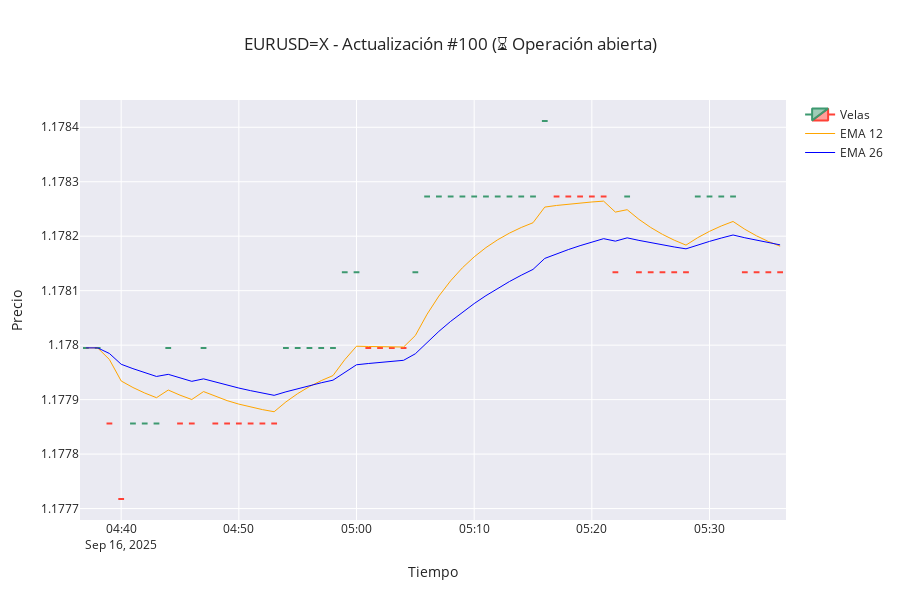

The cell this chart's notebook holds for it:
### Markdown cell above
## Forex


En yfinance los pares de divisas (FOREX) se representan con el formato:

$$BASE-QUOTE=X$$

Donde:

	•	BASE = moneda base.
	•	QUOTE = moneda cotizada.
	•	=X indica que es par de divisas.

📌 Principales pares mayores (majors)

  * EURUSD=X   → Euro / Dólar estadounidense
  * GBPUSD=X   → Libra esterlina / Dólar estadounidense
  * USDJPY=X   → Dólar estadounidense / Yen japonés
  * USDCHF=X   → Dólar estadounidense / Franco suizo
  * AUDUSD=X   → Dólar australiano / Dólar estadounidense
  * NZDUSD=X   → Dólar neozelandés / Dólar estadounidense
  * USDCAD=X   → Dólar estadounidense / Dólar canadiense


📌 Pares cruzados (crosses, sin USD)

  * EURGBP=X   → Euro / Libra esterlina
  * EURJPY=X   → Euro / Yen japonés
  * EURCHF=X   → Euro / Franco suizo
  * GBPJPY=X   → Libra esterlina / Yen japonés
  * AUDJPY=X   → Dólar australiano / Yen japonés
  * NZDJPY=X   → Dólar neozelandés / Yen japonés
  * CHFJPY=X   → Franco suizo / Yen japonés



📌 Pares exóticos (ejemplos con monedas emergentes)

  * USDMXN=X   → Dólar estadounidense / Peso mexicano
  * USDARS=X   → Dólar estadounidense / Peso argentino
  * USDBRL=X   → Dólar estadounidense / Real brasileño
  * USDCLP=X   → Dólar estadounidense / Peso chileno
  * USDCNY=X   → Dólar estadounidense / Yuan chino
  * USDKRW=X   → Dólar estadounidense / Won surcoreano
  * USDTRY=X   → Dólar estadounidense / Lira turca
  * USDZAR=X   → Dólar estadounidense / Rand sudafricano


⸻

📌 Ejemplo en Python con yfinance
```python
import yfinance as yf

# Descargar datos de EUR/USD
df = yf.download("EURUSD=X", period="6mo", interval="1d")

print(df.head())
```

⸻

📌 Con esto puedes crear tu portafolio de análisis de FOREX en yfinance.

### Code cell
# !pip install yfinance plotly --quiet

import yfinance as yf
import plotly.graph_objects as go
import time
from IPython.display import clear_output
import numpy as np
import pandas as pd

# ======================
# Parámetros
# ======================
ticker = "EURUSD=X" #"BTC-USD"
interval = "1m"        # velas de 1 minuto (es el minimo)
lookback_minutes = 60  # últimos 60 minutos
num_actualizaciones = 100 # para el for loop cuantas veces va a estar refrescando
espera_segundos = 1   # cada cuánto refrescar

for i in range(num_actualizaciones):
    clear_output(wait=True)

    # --- Descargar datos ---
    df = yf.download(ticker, period="1d", interval=interval,
                     progress=False, auto_adjust=True)

    if isinstance(df.columns, pd.MultiIndex):
        df.columns = df.columns.get_level_values(0)

    df = df.tail(lookback_minutes).dropna()

    # --- EMA, MACD ---
    df["EMA12"] = df["Close"].ewm(span=12, adjust=False).mean()
    df["EMA26"] = df["Close"].ewm(span=26, adjust=False).mean()
    df["MACD"] = df["EMA12"] - df["EMA26"]
    df["Signal"] = df["MACD"].ewm(span=9, adjust=False).mean()

    # --- RSI ---
    delta = df["Close"].diff()
    gain = np.where(delta > 0, delta, 0)
    loss = np.where(delta < 0, -delta, 0)

    avg_gain = pd.Series(gain).rolling(window=14).mean()
    avg_loss = pd.Series(loss).rolling(window=14).mean()
    rs = avg_gain / avg_loss
    df["RSI"] = 100 - (100 / (1 + rs))

    # --- Setup Trading ---
    entrada = df["Close"].iloc[-10]   # precio de hace 10 velas
    stop_loss = entrada * 0.99        # -1%
    take_profit = entrada * 1.02      # +2%
    precio_actual = df["Close"].iloc[-1]

    # --- Evaluar operación ---
    if precio_actual >= take_profit:
        estado = "✅ Se alcanzó Take Profit"
    elif precio_actual <= stop_loss:
        estado = "❌ Se activó Stop Loss"
    else:
        estado = "⏳ Operación abierta"

    # --- Gráfico ---
    fig = go.Figure()

    # Velas
    fig.add_trace(go.Candlestick(
        x=df.index, open=df['Open'], high=df['High'],
        low=df['Low'], close=df['Close'], name="Velas"
    ))

    # EMA
    fig.add_trace(go.Scatter(x=df.index, y=df["EMA12"],
                             line=dict(color="orange", width=1),
                             name="EMA 12"))
    fig.add_trace(go.Scatter(x=df.index, y=df["EMA26"],
                             line=dict(color="blue", width=1),
                             name="EMA 26"))

    # Layout
    fig.update_layout(
        title=f"{ticker} - Actualización #{i+1} ({estado})",
        xaxis_title="Tiempo",
        yaxis_title="Precio",
        xaxis_rangeslider_visible=False,
        template="seaborn",
        height=600
    )

    fig.show()

    # --- Info operación ---
    print(f"Ticker: {ticker}")
    print(f"Precio de entrada: {entrada:.2f}")
    print(f"Stop Loss: {stop_loss:.2f}")
    print(f"Take Profit: {take_profit:.2f}")
    print(f"Precio actual: {precio_actual:.2f}")
    print(f"Estado: {estado}")
    print(f"⏳ Esperando {espera_segundos} seg... (Actualización #{i+1})")

    time.sleep(espera_segundos)

### Figure 1 — Plotly figure (JSON) as saved in the notebook; plotly's stock layout.template omitted (floating-point values rounded to 4 significant figures)
{"data": [{"close": [1.178, 1.178, 1.178, 1.178, 1.178, 1.178, 1.178, 1.178, 1.178, 1.178, 1.178, 1.178, 1.178, 1.178, 1.178, 1.178, 1.178, 1.178, 1.178, 1.178, 1.178, 1.178, 1.178, 1.178, 1.178, 1.178, 1.178, 1.178, 1.178, 1.178, 1.178, 1.178, 1.178, 1.178, 1.178, 1.178, 1.178, 1.178, 1.178, 1.178, 1.178, 1.178, 1.178, 1.178, 1.178, 1.178, 1.178, 1.178, 1.178, 1.178, 1.178, 1.178, 1.178, 1.178, 1.178, 1.178, 1.178, 1.178, 1.178, 1.178], "high": [1.178, 1.178, 1.178, 1.178, 1.178, 1.178, 1.178, 1.178, 1.178, 1.178, 1.178, 1.178, 1.178, 1.178, 1.178, 1.178, 1.178, 1.178, 1.178, 1.178, 1.178, 1.178, 1.178, 1.178, 1.178, 1.178, 1.178, 1.178, 1.178, 1.178, 1.178, 1.178, 1.178, 1.178, 1.178, 1.178, 1.178, 1.178, 1.178, 1.178, 1.178, 1.178, 1.178, 1.178, 1.178, 1.178, 1.178, 1.178, 1.178, 1.178, 1.178, 1.178, 1.178, 1.178, 1.178, 1.178, 1.178, 1.178, 1.178, 1.178], "low": [1.178, 1.178, 1.178, 1.178, 1.178, 1.178, 1.178, 1.178, 1.178, 1.178, 1.178, 1.178, 1.178, 1.178, 1.178, 1.178, 1.178, 1.178, 1.178, 1.178, 1.178, 1.178, 1.178, 1.178, 1.178, 1.178, 1.178, 1.178, 1.178, 1.178, 1.178, 1.178, 1.178, 1.178, 1.178, 1.178, 1.178, 1.178, 1.178, 1.178, 1.178, 1.178, 1.178, 1.178, 1.178, 1.178, 1.178, 1.178, 1.178, 1.178, 1.178, 1.178, 1.178, 1.178, 1.178, 1.178, 1.178, 1.178, 1.178, 1.178], "name": "Velas", "open": [1.178, 1.178, 1.178, 1.178, 1.178, 1.178, 1.178, 1.178, 1.178, 1.178, 1.178, 1.178, 1.178, 1.178, 1.178, 1.178, 1.178, 1.178, 1.178, 1.178, 1.178, 1.178, 1.178, 1.178, 1.178, 1.178, 1.178, 1.178, 1.178, 1.178, 1.178, 1.178, 1.178, 1.178, 1.178, 1.178, 1.178, 1.178, 1.178, 1.178, 1.178, 1.178, 1.178, 1.178, 1.178, 1.178, 1.178, 1.178, 1.178, 1.178, 1.178, 1.178, 1.178, 1.178, 1.178, 1.178, 1.178, 1.178, 1.178, 1.178], "type": "candlestick", "x": ["2025-09-16T04:37:00+00:00", "2025-09-16T04:38:00+00:00", "2025-09-16T04:39:00+00:00", "2025-09-16T04:40:00+00:00", "2025-09-16T04:41:00+00:00", "2025-09-16T04:42:00+00:00", "2025-09-16T04:43:00+00:00", "2025-09-16T04:44:00+00:00", "2025-09-16T04:45:00+00:00", "2025-09-16T04:46:00+00:00", "2025-09-16T04:47:00+00:00", "2025-09-16T04:48:00+00:00", "2025-09-16T04:49:00+00:00", "2025-09-16T04:50:00+00:00", "2025-09-16T04:51:00+00:00", "2025-09-16T04:52:00+00:00", "2025-09-16T04:53:00+00:00", "2025-09-16T04:54:00+00:00", "2025-09-16T04:55:00+00:00", "2025-09-16T04:56:00+00:00", "2025-09-16T04:57:00+00:00", "2025-09-16T04:58:00+00:00", "2025-09-16T04:59:00+00:00", "2025-09-16T05:00:00+00:00", "2025-09-16T05:01:00+00:00", "2025-09-16T05:02:00+00:00", "2025-09-16T05:03:00+00:00", "2025-09-16T05:04:00+00:00", "2025-09-16T05:05:00+00:00", "2025-09-16T05:06:00+00:00", "2025-09-16T05:07:00+00:00", "2025-09-16T05:08:00+00:00", "2025-09-16T05:09:00+00:00", "2025-09-16T05:10:00+00:00", "2025-09-16T05:11:00+00:00", "2025-09-16T05:12:00+00:00", "2025-09-16T05:13:00+00:00", "2025-09-16T05:14:00+00:00", "2025-09-16T05:15:00+00:00", "2025-09-16T05:16:00+00:00", "2025-09-16T05:17:00+00:00", "2025-09-16T05:18:00+00:00", "2025-09-16T05:19:00+00:00", "2025-09-16T05:20:00+00:00", "2025-09-16T05:21:00+00:00", "2025-09-16T05:22:00+00:00", "2025-09-16T05:23:00+00:00", "2025-09-16T05:24:00+00:00", "2025-09-16T05:25:00+00:00", "2025-09-16T05:26:00+00:00", "2025-09-16T05:27:00+00:00", "2025-09-16T05:28:00+00:00", "2025-09-16T05:29:00+00:00", "2025-09-16T05:30:00+00:00", "2025-09-16T05:31:00+00:00", "2025-09-16T05:32:00+00:00", "2025-09-16T05:33:00+00:00", "2025-09-16T05:34:00+00:00", "2025-09-16T05:35:00+00:00", "2025-09-16T05:36:00+00:00"]}, {"line": {"color": "orange", "width": 1}, "name": "EMA 12", "type": "scatter", "x": ["2025-09-16T04:37:00+00:00", "2025-09-16T04:38:00+00:00", "2025-09-16T04:39:00+00:00", "2025-09-16T04:40:00+00:00", "2025-09-16T04:41:00+00:00", "2025-09-16T04:42:00+00:00", "2025-09-16T04:43:00+00:00", "2025-09-16T04:44:00+00:00", "2025-09-16T04:45:00+00:00", "2025-09-16T04:46:00+00:00", "2025-09-16T04:47:00+00:00", "2025-09-16T04:48:00+00:00", "2025-09-16T04:49:00+00:00", "2025-09-16T04:50:00+00:00", "2025-09-16T04:51:00+00:00", "2025-09-16T04:52:00+00:00", "2025-09-16T04:53:00+00:00", "2025-09-16T04:54:00+00:00", "2025-09-16T04:55:00+00:00", "2025-09-16T04:56:00+00:00", "2025-09-16T04:57:00+00:00", "2025-09-16T04:58:00+00:00", "2025-09-16T04:59:00+00:00", "2025-09-16T05:00:00+00:00", "2025-09-16T05:01:00+00:00", "2025-09-16T05:02:00+00:00", "2025-09-16T05:03:00+00:00", "2025-09-16T05:04:00+00:00", "2025-09-16T05:05:00+00:00", "2025-09-16T05:06:00+00:00", "2025-09-16T05:07:00+00:00", "2025-09-16T05:08:00+00:00", "2025-09-16T05:09:00+00:00", "2025-09-16T05:10:00+00:00", "2025-09-16T05:11:00+00:00", "2025-09-16T05:12:00+00:00", "2025-09-16T05:13:00+00:00", "2025-09-16T05:14:00+00:00", "2025-09-16T05:15:00+00:00", "2025-09-16T05:16:00+00:00", "2025-09-16T05:17:00+00:00", "2025-09-16T05:18:00+00:00", "2025-09-16T05:19:00+00:00", "2025-09-16T05:20:00+00:00", "2025-09-16T05:21:00+00:00", "2025-09-16T05:22:00+00:00", "2025-09-16T05:23:00+00:00", "2025-09-16T05:24:00+00:00", "2025-09-16T05:25:00+00:00", "2025-09-16T05:26:00+00:00", "2025-09-16T05:27:00+00:00", "2025-09-16T05:28:00+00:00", "2025-09-16T05:29:00+00:00", "2025-09-16T05:30:00+00:00", "2025-09-16T05:31:00+00:00", "2025-09-16T05:32:00+00:00", "2025-09-16T05:33:00+00:00", "2025-09-16T05:34:00+00:00", "2025-09-16T05:35:00+00:00", "2025-09-16T05:36:00+00:00"], "y": [1.178, 1.178, 1.178, 1.178, 1.178, 1.178, 1.178, 1.178, 1.178, 1.178, 1.178, 1.178, 1.178, 1.178, 1.178, 1.178, 1.178, 1.178, 1.178, 1.178, 1.178, 1.178, 1.178, 1.178, 1.178, 1.178, 1.178, 1.178, 1.178, 1.178, 1.178, 1.178, 1.178, 1.178, 1.178, 1.178, 1.178, 1.178, 1.178, 1.178, 1.178, 1.178, 1.178, 1.178, 1.178, 1.178, 1.178, 1.178, 1.178, 1.178, 1.178, 1.178, 1.178, 1.178, 1.178, 1.178, 1.178, 1.178, 1.178, 1.178]}, {"line": {"color": "blue", "width": 1}, "name": "EMA 26", "type": "scatter", "x": ["2025-09-16T04:37:00+00:00", "2025-09-16T04:38:00+00:00", "2025-09-16T04:39:00+00:00", "2025-09-16T04:40:00+00:00", "2025-09-16T04:41:00+00:00", "2025-09-16T04:42:00+00:00", "2025-09-16T04:43:00+00:00", "2025-09-16T04:44:00+00:00", "2025-09-16T04:45:00+00:00", "2025-09-16T04:46:00+00:00", "2025-09-16T04:47:00+00:00", "2025-09-16T04:48:00+00:00", "2025-09-16T04:49:00+00:00", "2025-09-16T04:50:00+00:00", "2025-09-16T04:51:00+00:00", "2025-09-16T04:52:00+00:00", "2025-09-16T04:53:00+00:00", "2025-09-16T04:54:00+00:00", "2025-09-16T04:55:00+00:00", "2025-09-16T04:56:00+00:00", "2025-09-16T04:57:00+00:00", "2025-09-16T04:58:00+00:00", "2025-09-16T04:59:00+00:00", "2025-09-16T05:00:00+00:00", "2025-09-16T05:01:00+00:00", "2025-09-16T05:02:00+00:00", "2025-09-16T05:03:00+00:00", "2025-09-16T05:04:00+00:00", "2025-09-16T05:05:00+00:00", "2025-09-16T05:06:00+00:00", "2025-09-16T05:07:00+00:00", "2025-09-16T05:08:00+00:00", "2025-09-16T05:09:00+00:00", "2025-09-16T05:10:00+00:00", "2025-09-16T05:11:00+00:00", "2025-09-16T05:12:00+00:00", "2025-09-16T05:13:00+00:00", "2025-09-16T05:14:00+00:00", "2025-09-16T05:15:00+00:00", "2025-09-16T05:16:00+00:00", "2025-09-16T05:17:00+00:00", "2025-09-16T05:18:00+00:00", "2025-09-16T05:19:00+00:00", "2025-09-16T05:20:00+00:00", "2025-09-16T05:21:00+00:00", "2025-09-16T05:22:00+00:00", "2025-09-16T05:23:00+00:00", "2025-09-16T05:24:00+00:00", "2025-09-16T05:25:00+00:00", "2025-09-16T05:26:00+00:00", "2025-09-16T05:27:00+00:00", "2025-09-16T05:28:00+00:00", "2025-09-16T05:29:00+00:00", "2025-09-16T05:30:00+00:00", "2025-09-16T05:31:00+00:00", "2025-09-16T05:32:00+00:00", "2025-09-16T05:33:00+00:00", "2025-09-16T05:34:00+00:00", "2025-09-16T05:35:00+00:00", "2025-09-16T05:36:00+00:00"], "y": [1.178, 1.178, 1.178, 1.178, 1.178, 1.178, 1.178, 1.178, 1.178, 1.178, 1.178, 1.178, 1.178, 1.178, 1.178, 1.178, 1.178, 1.178, 1.178, 1.178, 1.178, 1.178, 1.178, 1.178, 1.178, 1.178, 1.178, 1.178, 1.178, 1.178, 1.178, 1.178, 1.178, 1.178, 1.178, 1.178, 1.178, 1.178, 1.178, 1.178, 1.178, 1.178, 1.178, 1.178, 1.178, 1.178, 1.178, 1.178, 1.178, 1.178, 1.178, 1.178, 1.178, 1.178, 1.178, 1.178, 1.178, 1.178, 1.178, 1.178]}], "layout": {"height": 600, "title": {"text": "EURUSD=X - Actualización #100 (⏳ Operación abierta)"}, "xaxis": {"rangeslider": {"visible": false}, "title": {"text": "Tiempo"}}, "yaxis": {"title": {"text": "Precio"}}}}
